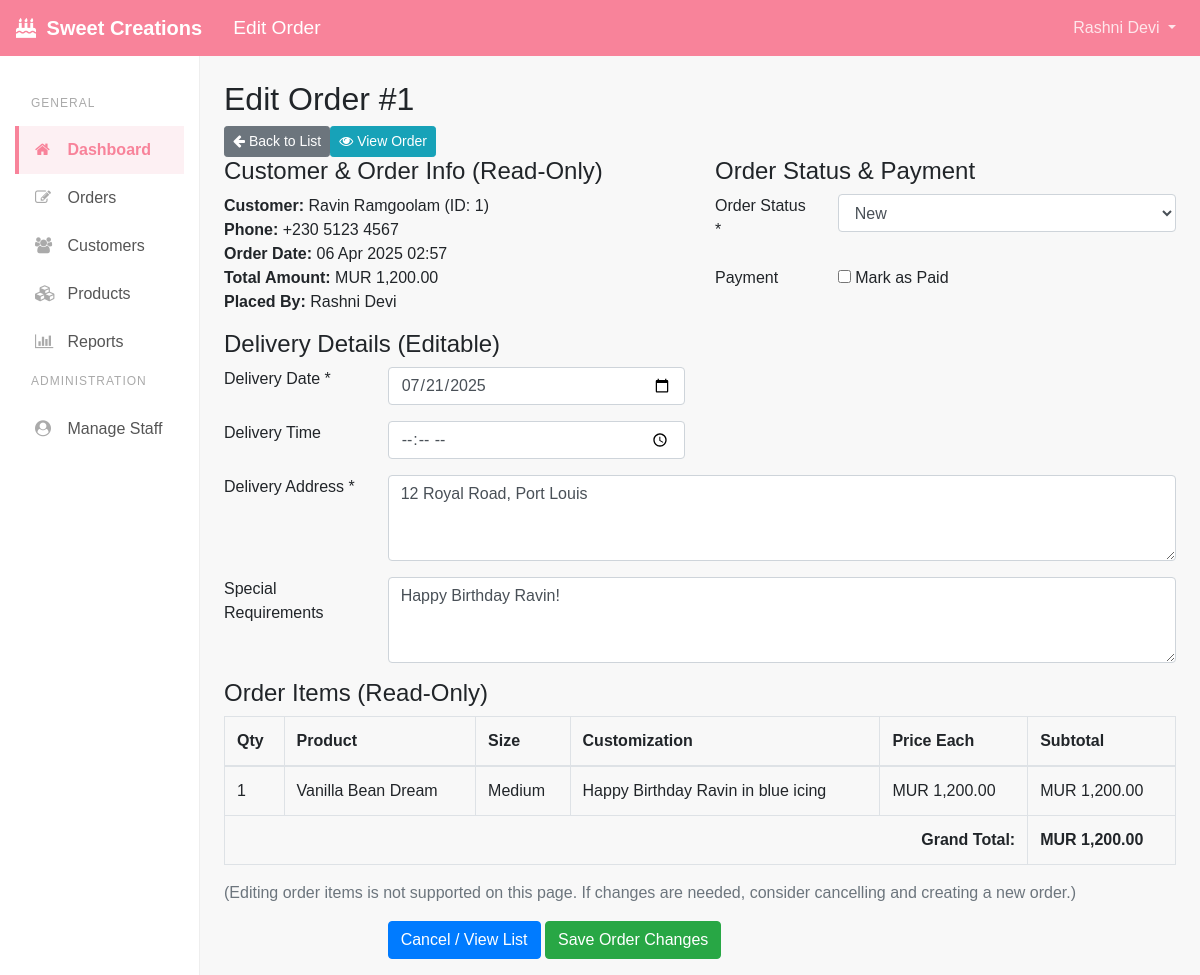
Page /orders/edit_order.php?id=1 (signed in) on the committed database.
### tables this page shows
CREATE TABLE `ORDERS` (
  `order_id` int(11) NOT NULL AUTO_INCREMENT,
  `customer_id` int(11) NOT NULL,
  `user_id` int(11) NOT NULL,  
  `order_date` datetime NOT NULL DEFAULT CURRENT_TIMESTAMP,
  `delivery_date` date NOT NULL,
  `delivery_time` varchar(10) DEFAULT NULL,  
  `delivery_address` text,
  `order_status` varchar(50) NOT NULL DEFAULT 'New',  
  `total_amount` decimal(10,2) NOT NULL DEFAULT '0.00',
  `is_paid` tinyint(1) NOT NULL DEFAULT '0',
  `special_requirements` text,
  PRIMARY KEY (`order_id`),
  KEY `customer_id` (`customer_id`),
  KEY `user_id` (`user_id`),
  CONSTRAINT `orders_ibfk_1` FOREIGN KEY (`customer_id`) REFERENCES `CUSTOMERS` (`customer_id`),
  CONSTRAINT `orders_ibfk_2` FOREIGN KEY (`user_id`) REFERENCES `USERS` (`user_id`)
);

CREATE TABLE `CUSTOMERS` (
  `customer_id` int(11) NOT NULL AUTO_INCREMENT,
  `full_name` varchar(100) NOT NULL,
  `phone_number` varchar(20) NOT NULL,  
  `email` varchar(100) DEFAULT NULL,
  `address` text,
  `date_added` datetime NOT NULL DEFAULT CURRENT_TIMESTAMP,
  `notes` text,
  PRIMARY KEY (`customer_id`)
);

CREATE TABLE `USERS` (
  `user_id` int(11) NOT NULL AUTO_INCREMENT,
  `username` varchar(50) NOT NULL,
  `password` varchar(255) NOT NULL,  
  `full_name` varchar(100) DEFAULT NULL,
  `email` varchar(100) DEFAULT NULL,
  `role` varchar(20) NOT NULL DEFAULT 'Staff',  
  `last_login` datetime DEFAULT NULL,
  PRIMARY KEY (`user_id`),
  UNIQUE KEY `username` (`username`)
);

CREATE TABLE `ORDER_ITEMS` (
  `item_id` int(11) NOT NULL AUTO_INCREMENT,
  `order_id` int(11) NOT NULL,
  `product_id` int(11) NOT NULL,
  `quantity` int(11) NOT NULL DEFAULT '1',
  `price` decimal(10,2) NOT NULL,  
  `size` varchar(50) DEFAULT NULL,
  `customization` text,
  PRIMARY KEY (`item_id`),
  KEY `order_id` (`order_id`),
  KEY `product_id` (`product_id`),
  CONSTRAINT `order_items_ibfk_1` FOREIGN KEY (`order_id`) REFERENCES `ORDERS` (`order_id`) ON DELETE CASCADE,  
  CONSTRAINT `order_items_ibfk_2` FOREIGN KEY (`product_id`) REFERENCES `PRODUCTS` (`product_id`)
);

CREATE TABLE `PRODUCTS` (
  `product_id` int(11) NOT NULL AUTO_INCREMENT,
  `cake_name` varchar(100) NOT NULL,
  `base_price` decimal(10,2) NOT NULL,
  `category` varchar(50) DEFAULT NULL,
  `description` text,
  `custom_available` tinyint(1) NOT NULL DEFAULT '0',
  `size_options` varchar(255) DEFAULT NULL,  
  PRIMARY KEY (`product_id`)
);

### includes/functions.php (called while the page is built, shortened)
<?php
function connectDB() {
    $dsn = 'mysql:host=' . DB_HOST . ';dbname=' . DB_NAME . ';charset=utf8mb4';
    $options = [
        PDO::ATTR_ERRMODE            => PDO::ERRMODE_EXCEPTION,
        PDO::ATTR_DEFAULT_FETCH_MODE => PDO::FETCH_ASSOC,
        PDO::ATTR_EMULATE_PREPARES   => false,
    ];
    try {
        $pdo = new PDO($dsn, DB_USER, DB_PASS, $options);
        return $pdo;
    } catch (PDOException $e) {
        error_log("Database Connection Error: " . $e->getMessage());
        echo "Error connecting to the database. Please check configuration or contact support.";
        exit;
    }
}
function formatCurrency($amount, $default = 'N/A') {
    return 'MUR ' . number_format((float)$amount, 2, '.', ',');
}
function formatDate($mysqlDateTime, $format = 'd M Y', $default = 'N/A') {
    try {
        $date = new DateTime($mysqlDateTime);
        return $date->format($format);
    } catch (Exception $e) {
        return $default;
    }
}
function getOrderById($id) {
    $conn = connectDB();
    try {
        $sql = "SELECT o.*, c.full_name as customer_name, c.phone_number as customer_phone, c.email as customer_email, u.full_name as user_name
                FROM ORDERS o
                JOIN CUSTOMERS c ON o.customer_id = c.customer_id
                LEFT JOIN USERS u ON o.user_id = u.user_id
                WHERE o.order_id = :id";
        $stmt = $conn->prepare($sql);
        $stmt->bindParam(':id', $id, PDO::PARAM_INT);
        $stmt->execute();
        return $stmt->fetch(PDO::FETCH_ASSOC);
    } catch (PDOException $e) {
        error_log("Get order by ID error: " . $e->getMessage());
        return false;
    } finally {
        $conn = null;
    }
}
function getOrderItems($orderId) {
    $conn = connectDB();
    try {
        $sql = "SELECT oi.*, p.cake_name
                FROM ORDER_ITEMS oi
                JOIN PRODUCTS p ON oi.product_id = p.product_id
                WHERE oi.order_id = :order_id
                ORDER BY oi.item_id ASC";
        $stmt = $conn->prepare($sql);
        $stmt->bindParam(':order_id', $orderId, PDO::PARAM_INT);
        $stmt->execute();
        return $stmt->fetchAll(PDO::FETCH_ASSOC);
    } catch (PDOException $e) {
        error_log("Get order items error: " . $e->getMessage());
        return [];
    } finally {
        $conn = null;
    }
}
?>

### orders/edit_order.php (the view, shortened to what this page needs)
<?php
require_once '../includes/functions.php';
$orderId = isset($_GET['id']) ? (int)$_GET['id'] : 0;
$orderData = getOrderById($orderId);
$orderItems = getOrderItems($orderId);
$orderStatuses = ['New', 'In Progress', 'Ready', 'Delivered', 'Cancelled'];
include '../includes/header.php';
?>
<div class="row">
    <div class="col-md-12">
        <div class="x_panel">
            <div class="x_title">
                <h2>Edit Order #<?php echo $orderId; ?></h2>
                 <ul class="nav navbar-right panel_toolbox">
                    <li><a href="orders.php" class="btn btn-secondary btn-sm"><i class="fa fa-arrow-left"></i> Back to List</a></li>
                    <li><a href="view_order.php?id=<?php echo $orderId; ?>" class="btn btn-info btn-sm"><i class="fa fa-eye"></i> View Order</a></li>
                </ul>
            </div>
            <div class="x_content">
                <form action="edit_order.php?id=<?php echo $orderId; ?>" method="post" class="form-horizontal form-label-left">
                    <div class="row">
                         <div class="col-md-6">
                             <h4>Customer & Order Info (Read-Only)</h4>
                             <p>
                                <strong>Customer:</strong> <?php echo htmlspecialchars($orderData['customer_name']); ?> (ID: <?php echo $orderData['customer_id']; ?>)<br>
                                <strong>Phone:</strong> <?php echo htmlspecialchars($orderData['customer_phone'] ?: 'N/A'); ?><br>
                                <strong>Order Date:</strong> <?php echo formatDate($orderData['order_date'], 'd M Y H:i'); ?><br>
                                <strong>Total Amount:</strong> <?php echo formatCurrency($orderData['total_amount']); ?><br>
                                <strong>Placed By:</strong> <?php echo htmlspecialchars($orderData['user_name'] ?: 'N/A'); ?>
                             </p>
                         </div>
                         <div class="col-md-6">
                            <h4>Order Status & Payment</h4>
                             <div class="form-group row">
                                <label class="control-label col-md-3 col-sm-3" for="order_status">Order Status *</label>
                                <div class="col-md-9 col-sm-9">
                                    <select name="order_status" id="order_status" class="form-control" required>
                                        <?php foreach ($orderStatuses as $status): ?>
                                        <option value="<?php echo $status; ?>" <?php echo ($orderData['order_status'] == $status) ? 'selected' : ''; ?>><?php echo $status; ?></option>
                                        <?php endforeach; ?>
                                    </select>
                                </div>
                            </div>
                             <div class="form-group row">
                                <label class="control-label col-md-3 col-sm-3">Payment</label>
                                <div class="col-md-9 col-sm-9">
                                    <div class="checkbox">
                                        <label>
                                             <input type="checkbox" name="is_paid" value="1" <?php echo !empty($orderData['is_paid']) ? 'checked' : ''; ?>> Mark as Paid
                                        </label>
                                    </div>
                                </div>
                            </div>
                         </div>
                    </div>
                    <h4>Delivery Details (Editable)</h4>
                     <div class="form-group row">
                        <label for="delivery_date" class="control-label col-md-2">Delivery Date *</label>
                        <div class="col-md-4">
                            <input type="date" name="delivery_date" id="delivery_date" class="form-control" required value="<?php echo htmlspecialchars($orderData['delivery_date'] ?? ''); ?>">
                        </div>
                    </div>
                    <div class="form-group row">
                        <label for="delivery_time" class="control-label col-md-2">Delivery Time</label>
                        <div class="col-md-4">
                            <input type="time" name="delivery_time" id="delivery_time" class="form-control" value="<?php echo htmlspecialchars($orderData['delivery_time'] ?? ''); ?>">
                        </div>
                    </div>
                     <div class="form-group row">
                        <label for="delivery_address" class="control-label col-md-2">Delivery Address *</label>
                        <div class="col-md-10">
                            <textarea name="delivery_address" id="delivery_address" class="form-control" rows="3" required><?php echo htmlspecialchars($orderData['delivery_address'] ?? ''); ?></textarea>
                        </div>
                    </div>
                    <div class="form-group row">
                        <label for="special_requirements" class="control-label col-md-2">Special Requirements</label>
                        <div class="col-md-10">
                            <textarea name="special_requirements" id="special_requirements" class="form-control" rows="3"><?php echo htmlspecialchars($orderData['special_requirements'] ?? ''); ?></textarea>
                        </div>
                    </div>
                    <h4>Order Items (Read-Only)</h4>
                    <table class="table table-bordered">
                        <thead>
                            <tr><th>Qty</th><th>Product</th><th>Size</th><th>Customization</th><th>Price Each</th><th>Subtotal</th></tr>
                        </thead>
                        <tbody>
                             <?php if (empty($orderItems)): ?>
                                <tr><td colspan="6">No items found for this order.</td></tr>
                            <?php else: ?>
                                <?php foreach ($orderItems as $item): ?>
                                <tr>
                                    <td><?php echo $item['quantity']; ?></td>
                                    <td><?php echo htmlspecialchars($item['cake_name']); ?></td>
                                    <td><?php echo htmlspecialchars($item['size'] ?: 'N/A'); ?></td>
                                    <td><?php echo htmlspecialchars($item['customization'] ?: 'N/A'); ?></td>
                                    <td><?php echo formatCurrency($item['price']); ?></td>
                                    <td><?php echo formatCurrency($item['price'] * $item['quantity']); ?></td>
                                </tr>
                                <?php endforeach; ?>
                             <?php endif; ?>
                        </tbody>
                         <tfoot>
                             <tr>
                                 <td colspan="5" class="text-right"><strong>Grand Total:</strong></td>
                                 <td><strong><?php echo formatCurrency($orderData['total_amount']); ?></strong></td>
                             </tr>
                        </tfoot>
                    </table>
                    <p class="text-muted">(Editing order items is not supported on this page. If changes are needed, consider cancelling and creating a new order.)</p>
                    <div class="form-group row">
                        <div class="col-md-9 offset-md-2">
                             <a href="orders.php" class="btn btn-primary">Cancel / View List</a>
                            <button type="submit" class="btn btn-success">Save Order Changes</button>
                        </div>
                    </div>
                </form>
            </div>
        </div>
    </div>
</div>
<?php include '../includes/footer.php'; ?>

### assets/css/app.css (style rules this page uses)
.table { table-layout: auto; }
.table th, .table td { word-wrap: break-word; }
:root { --sweet-pink: #f8839a; --sweet-light-gray: #f8f8f8; --sweet-text-color: #555; --sweet-sidebar-bg: #ffffff; --sweet-sidebar-link-color: #555; --sweet-sidebar-link-active-color: var(--sweet-pink); --sweet-sidebar-link-active-bg: #fdf0f3; }
body { font-family: sans-serif; background-color: var(--sweet-light-gray); }

### rows in the picture
orders: customer.full_name "Ravin Ramgoolam", customer "1", customer.phone_number "+230 5123 4567", order_date "06 Apr 2025 02:57", total_amount "MUR 1,200.00", user.full_name "Rashni Devi", order_status "New", delivery_date "07/21/2025", delivery_address "12 Royal Road, Port Louis", special_requirements "Happy Birthday Ravin!"
order_items: quantity "1", product.cake_name "Vanilla Bean Dream", size "Medium", customization "Happy Birthday Ravin in blue icing", price "MUR 1,200.00", formatCurrency($item['price'] * $item['quantity']) "MUR 1,200.00"

### other values in the picture
$pageTitle "Edit Order"
$_SESSION['full_name'] "Rashni Devi"
$orderId "1"
